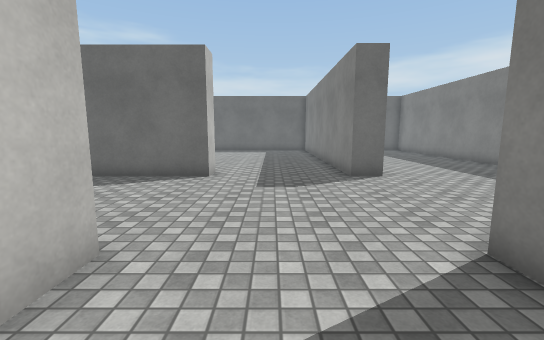
View 1 (above)

18 first-person views from a walk through a scene from a Unity 3-D project. The camera is 1.4 m above the floor, tilts 8° down and sees 90° across. The floor is counted in squares, 1 m on a side. Each view is taken from the middle of a square. On the plan, view 1 faces up. The plan holds only what a view shows up to about 13 squares ahead; the rest is blank. The player character is not drawn. Surface patterns are stand-ins for the level's own textures.

View 2
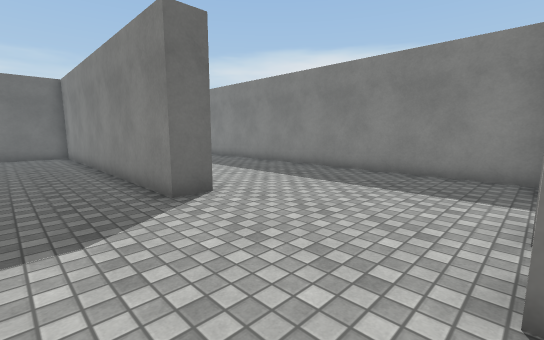

View 3
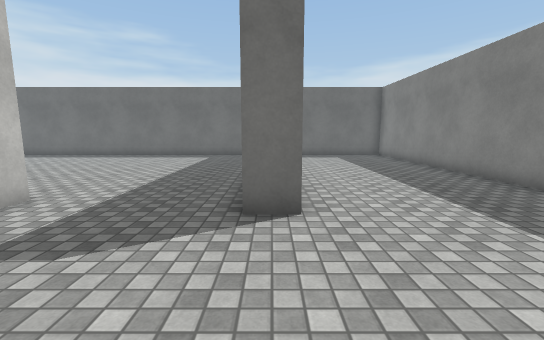

View 4
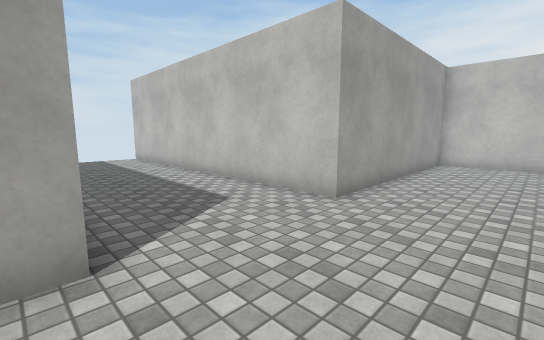

View 5
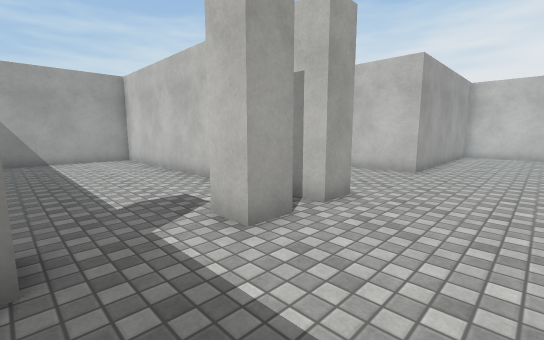

View 6
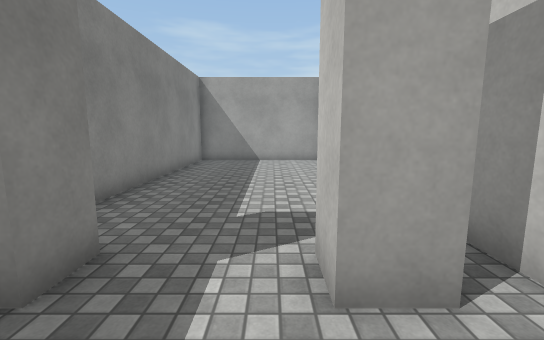

View 7
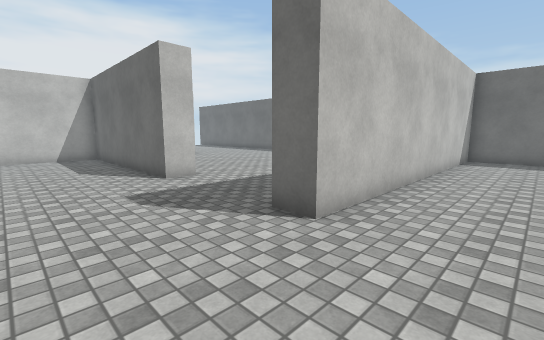

View 8
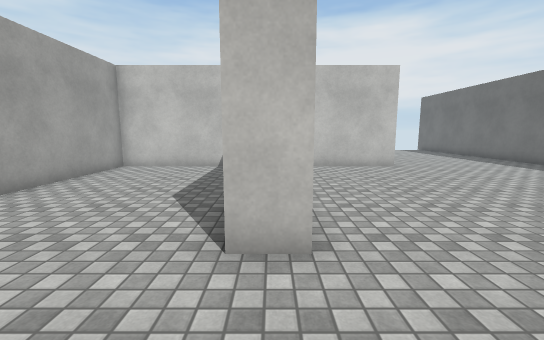

View 9
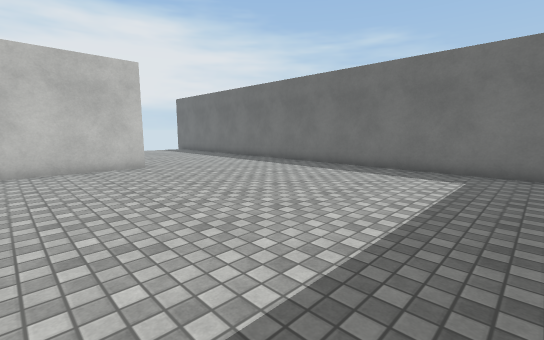

View 10
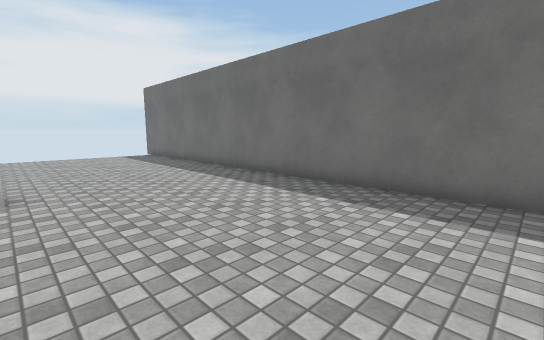

View 11
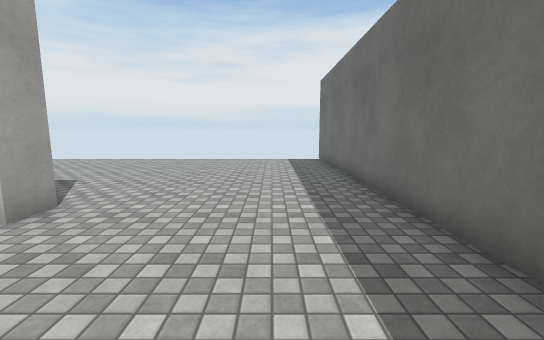

View 12
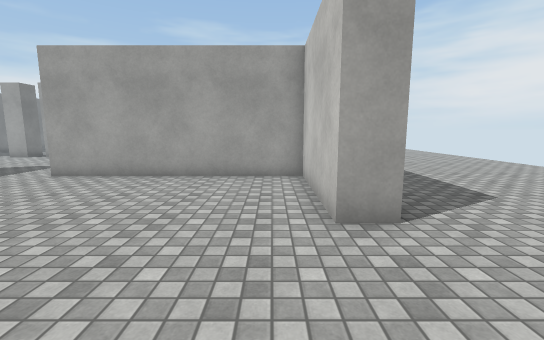

View 13
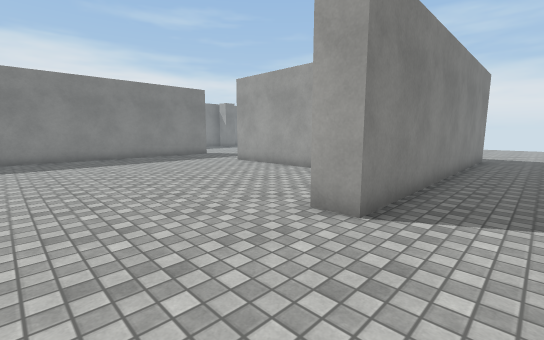

View 14
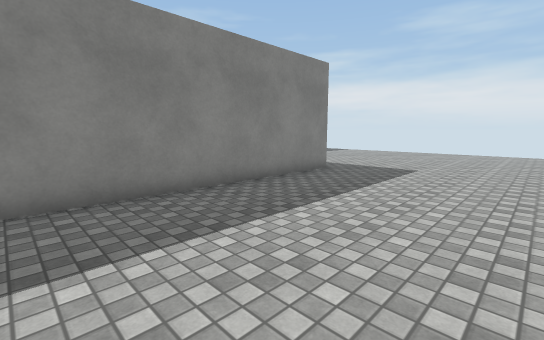

View 15
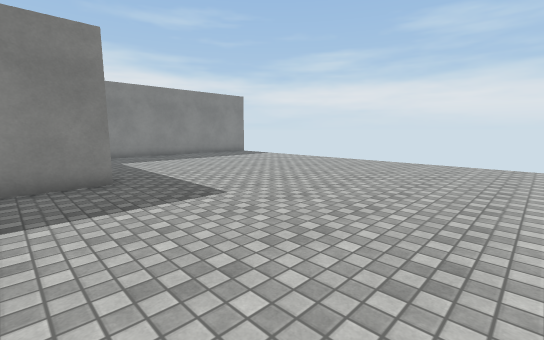

View 16
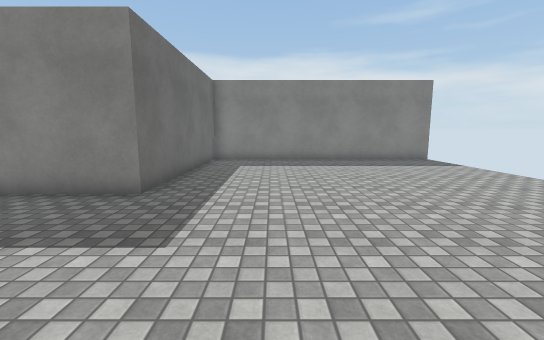

View 17
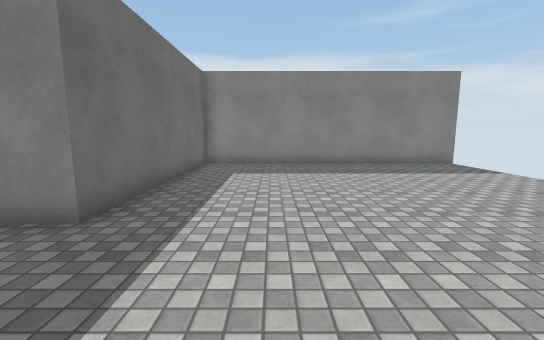

View 18
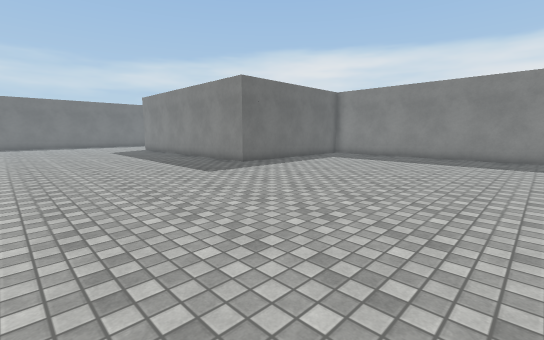

### Floor plan
Points are (right, up) in squares from view 1. A wall is a line through its corners. A room is listed if a view was taken in it or the views show most of it. See-through windows are left out.
Room 1 (views 1, 2, 3, 4, 5, 6, 7, 8, 9, 10, 11, 12, 13, 14, 15, 16, 17, 18)
walls: (-10, 7.8) (-10, 3) (-2, 3) (-2, -7.6); (2.5, 2.2) (2.5, 3) (3.5, 3) (3.5, 1.6); (4.4, 3) (5.5, 3) (5.5, 2); (3.5, -1.1) (3.5, -8.1); (8, 2) (8, 3.1); (9.5, 2.9) (9.5, 17.2); (-3, -9.1) (-3, 2) (-11, 2) (-11, 14) (-10, 14) (-10, 9.5) (-2, 9.5) (-2, 8.5) (-9.1, 8.5); (1.1, 20.5) (-19, 20.5); (3.9, -8.5) (8, -8.5); (6.1, 20.5) (3.5, 20.5) (3.5, 8.5) (2.5, 8.5) (2.5, 19); (9.5, -8.1) (9.5, -0.2)

Where each view was taken, in squares from view 1:
view 1: 0 up, 0 right, facing up
view 2: 3 up, 0 right, facing up-right
view 3: 4 up, 3 right, facing up
view 4: 6 up, 3 right, facing down-left
view 5: 6 up, 8 right, facing down-left
view 6: 5 up, 6 right, facing down
view 7: 5 up, 6 right, facing up-left
view 8: 9 up, 1 right, facing left
view 9: 10 up, 1 right, facing up-left
view 10: 14 up, 3 left, facing up-left
view 11: 18 up, 6 left, facing left
view 12: 18 up, 9 left, facing down
view 13: 18 up, 13 left, facing down-right
view 14: 11 up, 17 left, facing down-right
view 15: 4 up, 19 left, facing down-right
view 16: 1 down, 17 left, facing right
view 17: 1 down, 15 left, facing right
view 18: 8 down, 19 left, facing up-right
